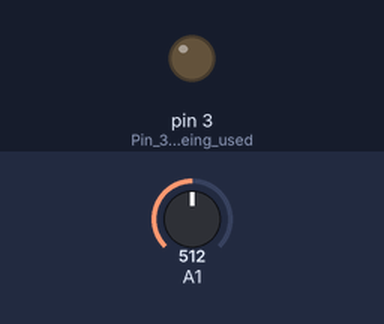
This sketch was run on a simulated Arduino Uno, built with avr-gcc and run on an emulated ATmega328P. Parts: output pins drawn as LEDs (lit = HIGH). Inputs (shaded band) come from the test bench; at power-on: A1 = 512.

Above: at 1.8 s.
1.9 s: A1 set to 243
3.4 s: A1 set to 217
At 4.9 s:
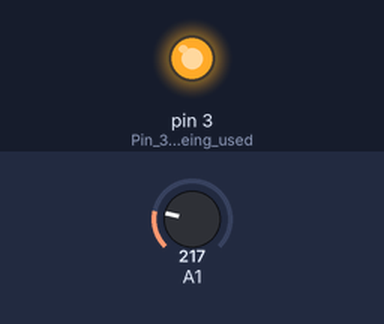
5.5 s: A1 set to 239
At 6.4 s:
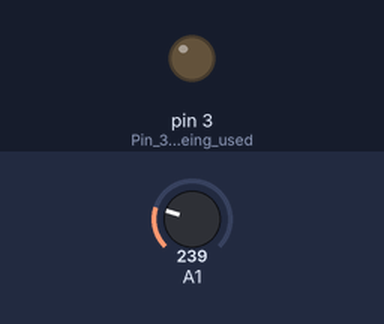
7.5 s: A1 set to 219
At 9.2 s:
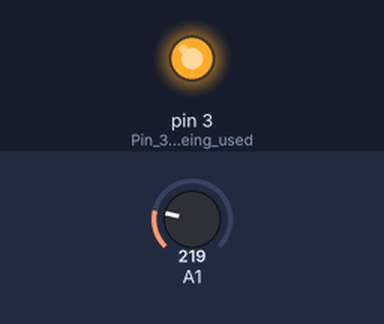
Timing chart, 0 to 10.5 s (numbered marks = the images above; inputs shaded):
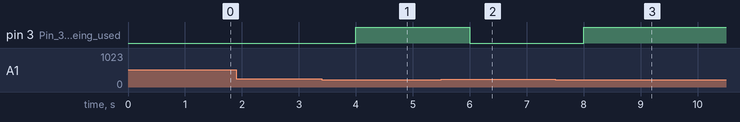

The sketch:

lab3b.ino
```cpp
//Liam Jackson
//Lab 3 Part B
//Night Light

int light = 0; //variable to store current value for light
void setup() {
    pinMode(3, OUTPUT); //Pin 3 is being used
}

void loop() {
    light = analogRead(A1); //read from pin A1

    if(light > 450) {
        digitalWrite(3,LOW);
    }
    else if(light > 229 && light < 451) {
       digitalWrite(3, LOW);
    }
    else {
        digitalWrite(3,HIGH); //Turns on LED when certain darkness threshold is met
    }
    delay(1000);
}
```

Measured:
- the behaviour switches between 230 and 229 on A1 (found by bisection; images 0 and 1)
- after the input at 1.9 s, every drawn part: stays the same
- after the input at 3.4 s, pin 3 (Pin_3_is_being_used): LOW → HIGH after 0.60 s
- after the input at 5.5 s, pin 3 (Pin_3_is_being_used): HIGH → LOW after 0.50 s
- after the input at 7.5 s, pin 3 (Pin_3_is_being_used): LOW → HIGH after 0.50 s
